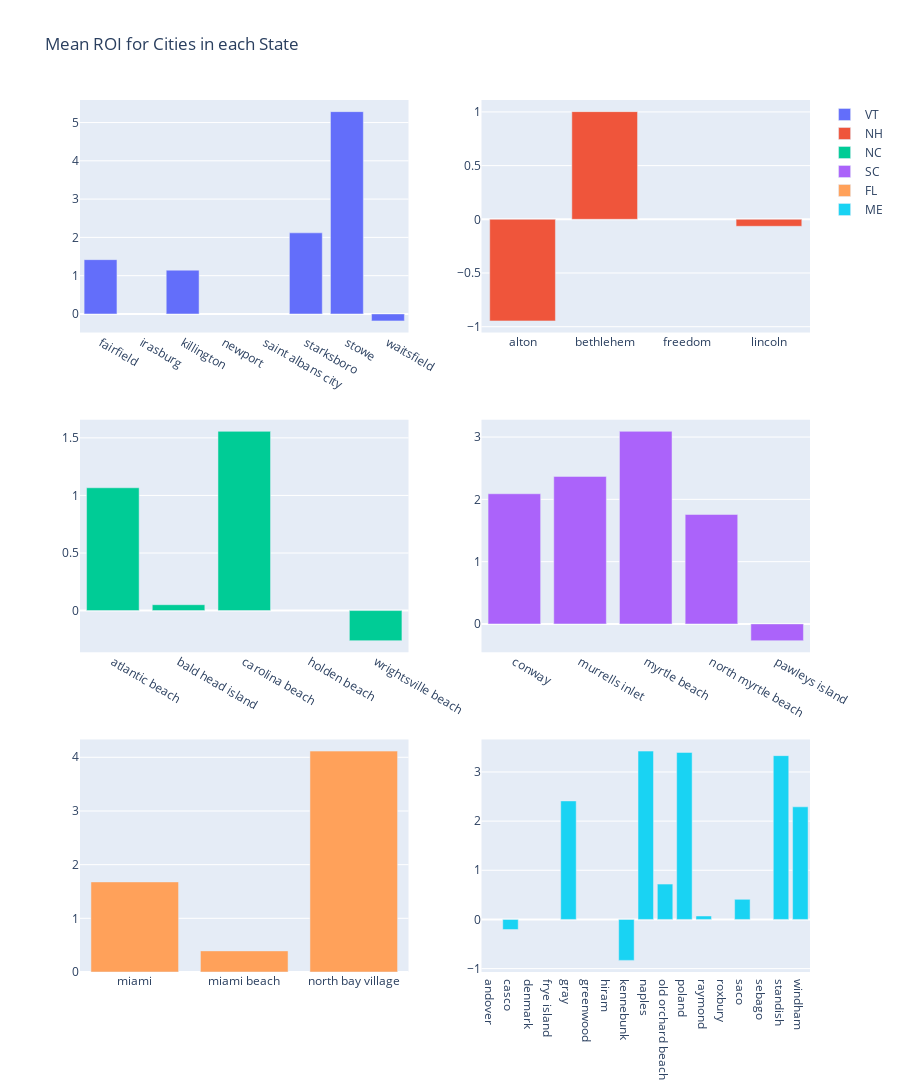

The cell this chart's notebook holds for it:
### Code cell
from plotly.subplots import make_subplots
import plotly.graph_objects as go

roi_subplots = make_subplots(rows=3, cols=2)

combined_data_vt = combined_data[(combined_data['state_id'] == 'VT')]
combined_data_nh = combined_data[(combined_data['state_id'] == 'NH')]
combined_data_nc = combined_data[(combined_data['state_id'] == 'NC')]
combined_data_sc = combined_data[(combined_data['state_id'] == 'SC')]
combined_data_fl = combined_data[(combined_data['state_id'] == 'FL')]
combined_data_me = combined_data[(combined_data['state_id'] == 'ME')]

combined_data_vt_mean_roi = combined_data_vt.groupby(['town'])['median_ROI'].mean().reset_index()
combined_data_nh_mean_roi = combined_data_nh.groupby(['town'])['median_ROI'].mean().reset_index()
combined_data_nc_mean_roi = combined_data_nc.groupby(['town'])['median_ROI'].mean().reset_index()
combined_data_sc_mean_roi = combined_data_sc.groupby(['town'])['median_ROI'].mean().reset_index()
combined_data_fl_mean_roi = combined_data_fl.groupby(['town'])['median_ROI'].mean().reset_index()
combined_data_me_mean_roi = combined_data_me.groupby(['town'])['median_ROI'].mean().reset_index()


roi_subplots.append_trace(
    go.Bar(x=combined_data_vt_mean_roi['town'],
    y=combined_data_vt_mean_roi['median_ROI'], name="VT"
), row=1, col=1)

roi_subplots.append_trace(go.Bar(
    x=combined_data_nh_mean_roi['town'],
    y=combined_data_nh_mean_roi['median_ROI'], name="NH"
), row=1, col=2)

roi_subplots.append_trace(go.Bar(
    x=combined_data_nc_mean_roi['town'],
    y=combined_data_nc_mean_roi['median_ROI'], name="NC"
), row=2, col=1)

roi_subplots.append_trace(go.Bar(
    x=combined_data_sc_mean_roi['town'],
    y=combined_data_sc_mean_roi['median_ROI'], name="SC"
), row=2, col=2)

roi_subplots.append_trace(go.Bar(
    x=combined_data_fl_mean_roi['town'],
    y=combined_data_fl_mean_roi['median_ROI'], name="FL"
), row=3, col=1)

roi_subplots.append_trace(go.Bar(
    x=combined_data_me_mean_roi['town'],
    y=combined_data_me_mean_roi['median_ROI'], name="ME"
), row=3, col=2)


roi_subplots.update_layout(height = 1100, title_text="Mean ROI for Cities in each State", barmode='group')
#filename = "newsletter_features/mean_roi_for_cities_by_state.png"
#roi_subplots.write_image(filename, engine='kaleido')

roi_subplots.show()

### Figure 1 — Plotly figure (JSON) as saved in the notebook; plotly's stock layout.template omitted (floating-point values rounded to 4 significant figures)
{"data": [{"name": "VT", "type": "bar", "x": ["fairfield", "irasburg", "killington", "newport", "saint albans city", "starksboro", "stowe", "waitsfield"], "xaxis": "x", "y": [1.418, null, 1.144, null, null, 2.119, 5.285, -0.1819], "yaxis": "y"}, {"name": "NH", "type": "bar", "x": ["alton", "bethlehem", "freedom", "lincoln"], "xaxis": "x2", "y": [-0.946, 1.003, null, -0.06503], "yaxis": "y2"}, {"name": "NC", "type": "bar", "x": ["atlantic beach", "bald head island", "carolina beach", "holden beach", "wrightsville beach"], "xaxis": "x3", "y": [1.066, 0.05088, 1.556, null, -0.2611], "yaxis": "y3"}, {"name": "SC", "type": "bar", "x": ["conway", "murrells inlet", "myrtle beach", "north myrtle beach", "pawleys island"], "xaxis": "x4", "y": [2.09, 2.368, 3.092, 1.757, -0.2681], "yaxis": "y4"}, {"name": "FL", "type": "bar", "x": ["miami", "miami beach", "north bay village"], "xaxis": "x5", "y": [1.679, 0.3934, 4.116], "yaxis": "y5"}, {"name": "ME", "type": "bar", "x": ["andover", "casco", "denmark", "frye island", "gray", "greenwood", "hiram", "kennebunk", "naples", "old orchard beach", "poland", "raymond", "roxbury", "saco", "sebago", "standish", "windham"], "xaxis": "x6", "y": [null, -0.2055, null, null, 2.411, null, null, -0.8328, 3.424, 0.7189, 3.397, 0.0702, null, 0.4082, null, 3.332, 2.291], "yaxis": "y6"}], "layout": {"barmode": "group", "height": 1100, "title": {"text": "Mean ROI for Cities in each State"}, "xaxis": {"anchor": "y", "domain": [0, 0.45]}, "xaxis2": {"anchor": "y2", "domain": [0.55, 1]}, "xaxis3": {"anchor": "y3", "domain": [0, 0.45]}, "xaxis4": {"anchor": "y4", "domain": [0.55, 1]}, "xaxis5": {"anchor": "y5", "domain": [0, 0.45]}, "xaxis6": {"anchor": "y6", "domain": [0.55, 1]}, "yaxis": {"anchor": "x", "domain": [0.7333, 1]}, "yaxis2": {"anchor": "x2", "domain": [0.7333, 1]}, "yaxis3": {"anchor": "x3", "domain": [0.3667, 0.6333]}, "yaxis4": {"anchor": "x4", "domain": [0.3667, 0.6333]}, "yaxis5": {"anchor": "x5", "domain": [0, 0.2667]}, "yaxis6": {"anchor": "x6", "domain": [0, 0.2667]}}}
